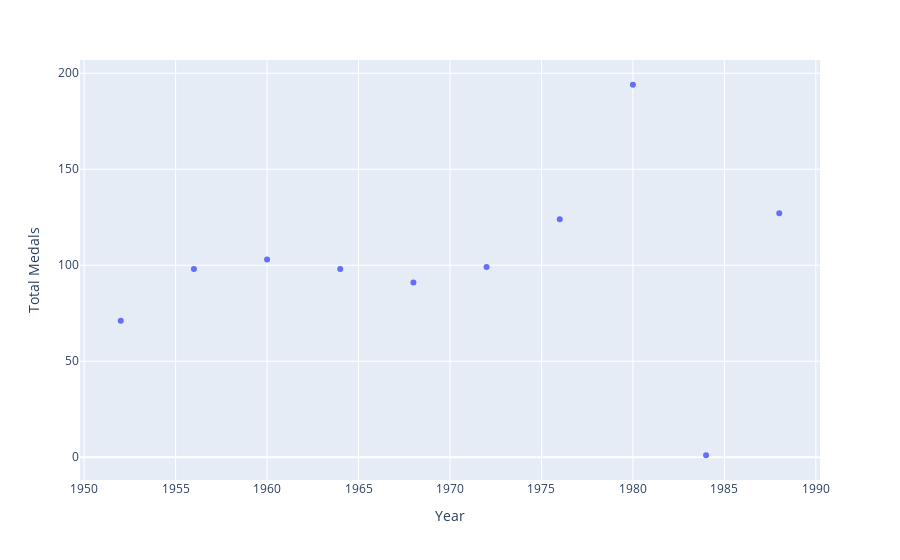

Notebook code cell kept with this figure:
### Markdown cell above
Total number of medals won by USSR overs the years :

### Code cell
fig = px.scatter(medals[medals['Country'] == 'U.S.S.R.'].groupby('Year')['Total'].sum(),
              x=medals[medals['Country'] == 'U.S.S.R.'].groupby('Year')['Total'].sum().index,
              y=medals[medals['Country'] == 'U.S.S.R.'].groupby('Year')['Total'].sum().values,
              labels={'x': 'Year', 'y': 'Total Medals'})
fig.show()

### Figure 1 — Plotly figure (JSON) as saved in the notebook; plotly's stock layout.template omitted (floating-point values rounded to 4 significant figures)
{"data": [{"hovertemplate": "Year=%{x}<br>Total Medals=%{y}<extra></extra>", "legendgroup": "", "marker": {"color": "#636efa", "symbol": "circle"}, "mode": "markers", "name": "", "orientation": "v", "showlegend": false, "type": "scatter", "x": [1952, 1956, 1960, 1964, 1968, 1972, 1976, 1980, 1984, 1988], "xaxis": "x", "y": [71, 98, 103, 98, 91, 99, 124, 194, 1, 127], "yaxis": "y"}], "layout": {"legend": {"tracegroupgap": 0}, "margin": {"t": 60}, "xaxis": {"anchor": "y", "domain": [0, 1], "title": {"text": "Year"}}, "yaxis": {"anchor": "x", "domain": [0, 1], "title": {"text": "Total Medals"}}}}
